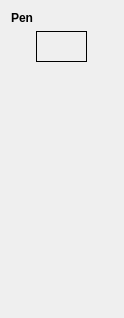
<?xml version="1.0" encoding="UTF-8"?>
<ui version="4.0">
 <class>ToolOptionsPen</class>
 <widget class="QWidget" name="ToolOptionsPen">
  <property name="geometry">
   <rect>
    <x>0</x>
    <y>0</y>
    <width>124</width>
    <height>318</height>
   </rect>
  </property>
  <property name="windowTitle">
   <string>Tool Options: Pen</string>
  </property>
  <layout class="QVBoxLayout" name="verticalLayout">
   <item alignment="Qt::AlignTop">
    <widget class="QLabel" name="toolName">
     <property name="font">
      <font>
       <weight>75</weight>
       <bold>true</bold>
      </font>
     </property>
     <property name="text">
      <string>Pen</string>
     </property>
    </widget>
   </item>
   <item alignment="Qt::AlignHCenter|Qt::AlignTop">
    <widget class="ColorSwatch" name="colorSwatch">
     <property name="sizePolicy">
      <sizepolicy hsizetype="Preferred" vsizetype="Preferred">
       <horstretch>0</horstretch>
       <verstretch>0</verstretch>
      </sizepolicy>
     </property>
     <property name="minimumSize">
      <size>
       <width>51</width>
       <height>31</height>
      </size>
     </property>
     <property name="maximumSize">
      <size>
       <width>51</width>
       <height>31</height>
      </size>
     </property>
     <property name="frameShape">
      <enum>QFrame::Box</enum>
     </property>
    </widget>
   </item>
   <item>
    <spacer name="verticalSpacer">
     <property name="orientation">
      <enum>Qt::Vertical</enum>
     </property>
     <property name="sizeHint" stdset="0">
      <size>
       <width>20</width>
       <height>40</height>
      </size>
     </property>
    </spacer>
   </item>
  </layout>
 </widget>
 <customwidgets>
  <customwidget>
   <class>ColorSwatch</class>
   <extends>QFrame</extends>
   <header>widgets.color_swatch</header>
  </customwidget>
 </customwidgets>
 <resources/>
 <connections/>
</ui>
